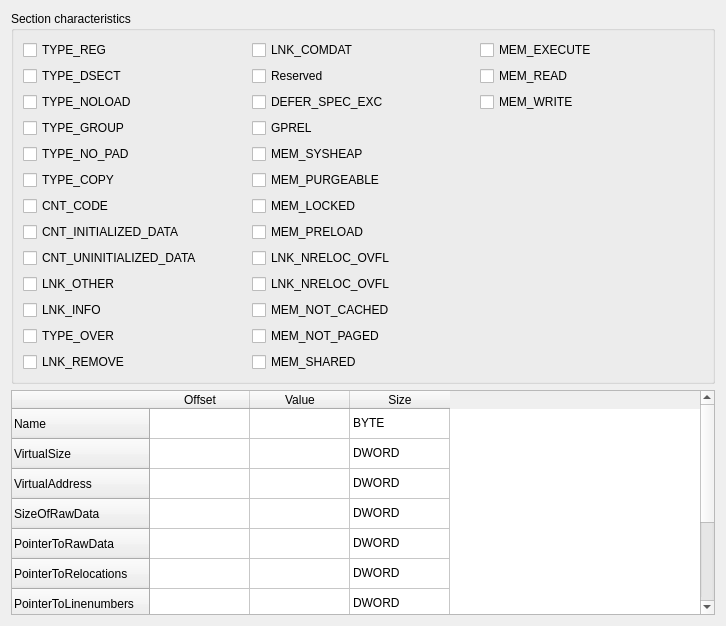
<?xml version="1.0" encoding="UTF-8"?>
<ui version="4.0">
 <class>FormSectionHeader</class>
 <widget class="QWidget" name="FormSectionHeader">
  <property name="geometry">
   <rect>
    <x>0</x>
    <y>0</y>
    <width>726</width>
    <height>626</height>
   </rect>
  </property>
  <property name="windowTitle">
   <string>Form</string>
  </property>
  <layout class="QGridLayout" name="gridLayout_2">
   <item row="0" column="0">
    <widget class="QGroupBox" name="groupBox">
     <property name="title">
      <string>Section characteristics</string>
     </property>
     <layout class="QGridLayout" name="gridLayout">
      <item row="0" column="0">
       <widget class="QCheckBox" name="checkBox_1">
        <property name="text">
         <string>TYPE_REG</string>
        </property>
       </widget>
      </item>
      <item row="0" column="1">
       <widget class="QCheckBox" name="checkBox_14">
        <property name="text">
         <string>LNK_COMDAT</string>
        </property>
       </widget>
      </item>
      <item row="0" column="2">
       <widget class="QCheckBox" name="checkBox_30">
        <property name="text">
         <string>MEM_EXECUTE</string>
        </property>
       </widget>
      </item>
      <item row="1" column="0">
       <widget class="QCheckBox" name="checkBox_2">
        <property name="text">
         <string>TYPE_DSECT</string>
        </property>
       </widget>
      </item>
      <item row="1" column="1">
       <widget class="QCheckBox" name="checkBox_15">
        <property name="text">
         <string>Reserved</string>
        </property>
       </widget>
      </item>
      <item row="1" column="2">
       <widget class="QCheckBox" name="checkBox_31">
        <property name="text">
         <string>MEM_READ</string>
        </property>
       </widget>
      </item>
      <item row="2" column="0">
       <widget class="QCheckBox" name="checkBox_3">
        <property name="text">
         <string>TYPE_NOLOAD</string>
        </property>
       </widget>
      </item>
      <item row="2" column="1">
       <widget class="QCheckBox" name="checkBox_16">
        <property name="text">
         <string>DEFER_SPEC_EXC</string>
        </property>
       </widget>
      </item>
      <item row="2" column="2">
       <widget class="QCheckBox" name="checkBox_32">
        <property name="text">
         <string>MEM_WRITE</string>
        </property>
       </widget>
      </item>
      <item row="3" column="0">
       <widget class="QCheckBox" name="checkBox_4">
        <property name="text">
         <string>TYPE_GROUP</string>
        </property>
       </widget>
      </item>
      <item row="3" column="1">
       <widget class="QCheckBox" name="checkBox_17">
        <property name="text">
         <string>GPREL</string>
        </property>
       </widget>
      </item>
      <item row="4" column="0">
       <widget class="QCheckBox" name="checkBox_5">
        <property name="text">
         <string>TYPE_NO_PAD</string>
        </property>
       </widget>
      </item>
      <item row="4" column="1">
       <widget class="QCheckBox" name="checkBox_18">
        <property name="text">
         <string>MEM_SYSHEAP</string>
        </property>
       </widget>
      </item>
      <item row="5" column="0">
       <widget class="QCheckBox" name="checkBox_6">
        <property name="text">
         <string>TYPE_COPY</string>
        </property>
       </widget>
      </item>
      <item row="5" column="1">
       <widget class="QCheckBox" name="checkBox_19">
        <property name="text">
         <string>MEM_PURGEABLE</string>
        </property>
       </widget>
      </item>
      <item row="6" column="0">
       <widget class="QCheckBox" name="checkBox_7">
        <property name="text">
         <string>CNT_CODE</string>
        </property>
       </widget>
      </item>
      <item row="6" column="1">
       <widget class="QCheckBox" name="checkBox_20">
        <property name="text">
         <string>MEM_LOCKED</string>
        </property>
       </widget>
      </item>
      <item row="7" column="0">
       <widget class="QCheckBox" name="checkBox_8">
        <property name="text">
         <string>CNT_INITIALIZED_DATA</string>
        </property>
       </widget>
      </item>
      <item row="7" column="1">
       <widget class="QCheckBox" name="checkBox_21">
        <property name="text">
         <string>MEM_PRELOAD</string>
        </property>
       </widget>
      </item>
      <item row="8" column="0">
       <widget class="QCheckBox" name="checkBox_9">
        <property name="text">
         <string>CNT_UNINITIALIZED_DATA</string>
        </property>
       </widget>
      </item>
      <item row="8" column="1">
       <widget class="QCheckBox" name="checkBox_25">
        <property name="text">
         <string>LNK_NRELOC_OVFL</string>
        </property>
       </widget>
      </item>
      <item row="9" column="0">
       <widget class="QCheckBox" name="checkBox_10">
        <property name="text">
         <string>LNK_OTHER</string>
        </property>
       </widget>
      </item>
      <item row="9" column="1">
       <widget class="QCheckBox" name="checkBox_26">
        <property name="text">
         <string>LNK_NRELOC_OVFL</string>
        </property>
       </widget>
      </item>
      <item row="10" column="0">
       <widget class="QCheckBox" name="checkBox_11">
        <property name="text">
         <string>LNK_INFO</string>
        </property>
       </widget>
      </item>
      <item row="10" column="1">
       <widget class="QCheckBox" name="checkBox_27">
        <property name="text">
         <string>MEM_NOT_CACHED</string>
        </property>
       </widget>
      </item>
      <item row="11" column="0">
       <widget class="QCheckBox" name="checkBox_12">
        <property name="text">
         <string>TYPE_OVER</string>
        </property>
       </widget>
      </item>
      <item row="11" column="1">
       <widget class="QCheckBox" name="checkBox_28">
        <property name="text">
         <string>MEM_NOT_PAGED</string>
        </property>
       </widget>
      </item>
      <item row="12" column="0">
       <widget class="QCheckBox" name="checkBox_13">
        <property name="text">
         <string>LNK_REMOVE</string>
        </property>
       </widget>
      </item>
      <item row="12" column="1">
       <widget class="QCheckBox" name="checkBox_29">
        <property name="text">
         <string>MEM_SHARED</string>
        </property>
       </widget>
      </item>
     </layout>
    </widget>
   </item>
   <item row="1" column="0">
    <widget class="QTableWidget" name="tableWidget">
     <row>
      <property name="text">
       <string>Name</string>
      </property>
     </row>
     <row>
      <property name="text">
       <string>VirtualSize</string>
      </property>
     </row>
     <row>
      <property name="text">
       <string>VirtualAddress</string>
      </property>
     </row>
     <row>
      <property name="text">
       <string>SizeOfRawData</string>
      </property>
     </row>
     <row>
      <property name="text">
       <string>PointerToRawData</string>
      </property>
     </row>
     <row>
      <property name="text">
       <string>PointerToRelocations</string>
      </property>
     </row>
     <row>
      <property name="text">
       <string>PointerToLinenumbers</string>
      </property>
     </row>
     <row>
      <property name="text">
       <string>NumberOfRelocations</string>
      </property>
     </row>
     <row>
      <property name="text">
       <string>NumberOfLinenumbers</string>
      </property>
     </row>
     <row>
      <property name="text">
       <string>Characteristics</string>
      </property>
     </row>
     <column>
      <property name="text">
       <string>Offset</string>
      </property>
     </column>
     <column>
      <property name="text">
       <string>Value</string>
      </property>
     </column>
     <column>
      <property name="text">
       <string>Size</string>
      </property>
     </column>
     <item row="0" column="2">
      <property name="text">
       <string>BYTE</string>
      </property>
     </item>
     <item row="1" column="2">
      <property name="text">
       <string>DWORD</string>
      </property>
     </item>
     <item row="2" column="2">
      <property name="text">
       <string>DWORD</string>
      </property>
     </item>
     <item row="3" column="2">
      <property name="text">
       <string>DWORD</string>
      </property>
     </item>
     <item row="4" column="2">
      <property name="text">
       <string>DWORD</string>
      </property>
     </item>
     <item row="5" column="2">
      <property name="text">
       <string>DWORD</string>
      </property>
     </item>
     <item row="6" column="2">
      <property name="text">
       <string>DWORD</string>
      </property>
     </item>
     <item row="7" column="2">
      <property name="text">
       <string>WORD</string>
      </property>
     </item>
     <item row="8" column="2">
      <property name="text">
       <string>WORD</string>
      </property>
     </item>
     <item row="9" column="2">
      <property name="text">
       <string>DWORD</string>
      </property>
     </item>
    </widget>
   </item>
  </layout>
 </widget>
 <resources/>
 <connections/>
</ui>
